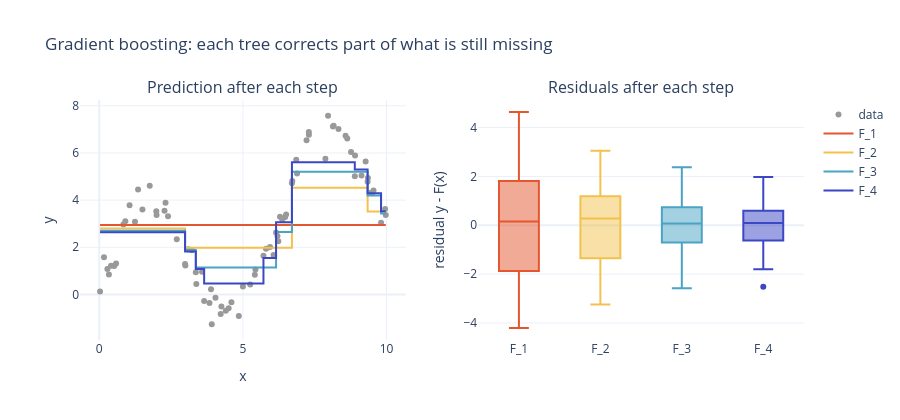

Notebook source saved alongside this figure:
### Code cell
fig = make_subplots(rows=1, cols=2, subplot_titles=["Prediction after each step", "Residuals after each step"])
fig.add_trace(go.Scatter(x=x, y=y, mode="markers", name="data", marker=dict(color="#999999")), row=1, col=1)
colors = ["#E4572E", "#F2C14E", "#4BA3C3", "#3B47C4"]
for k, p in enumerate(steps):
    fig.add_trace(go.Scatter(x=x, y=p, mode="lines", name=f"F_{k + 1}", line=dict(shape="hv", color=colors[k])), row=1, col=1)
    fig.add_trace(go.Box(y=y - p, name=f"F_{k + 1}", marker_color=colors[k], showlegend=False), row=1, col=2)
fig.update_xaxes(title_text="x", row=1, col=1)
fig.update_yaxes(title_text="y", row=1, col=1)
fig.update_yaxes(title_text="residual y - F(x)", row=1, col=2)
fig.update_layout(title="Gradient boosting: each tree corrects part of what is still missing", height=420)
fig.show()
